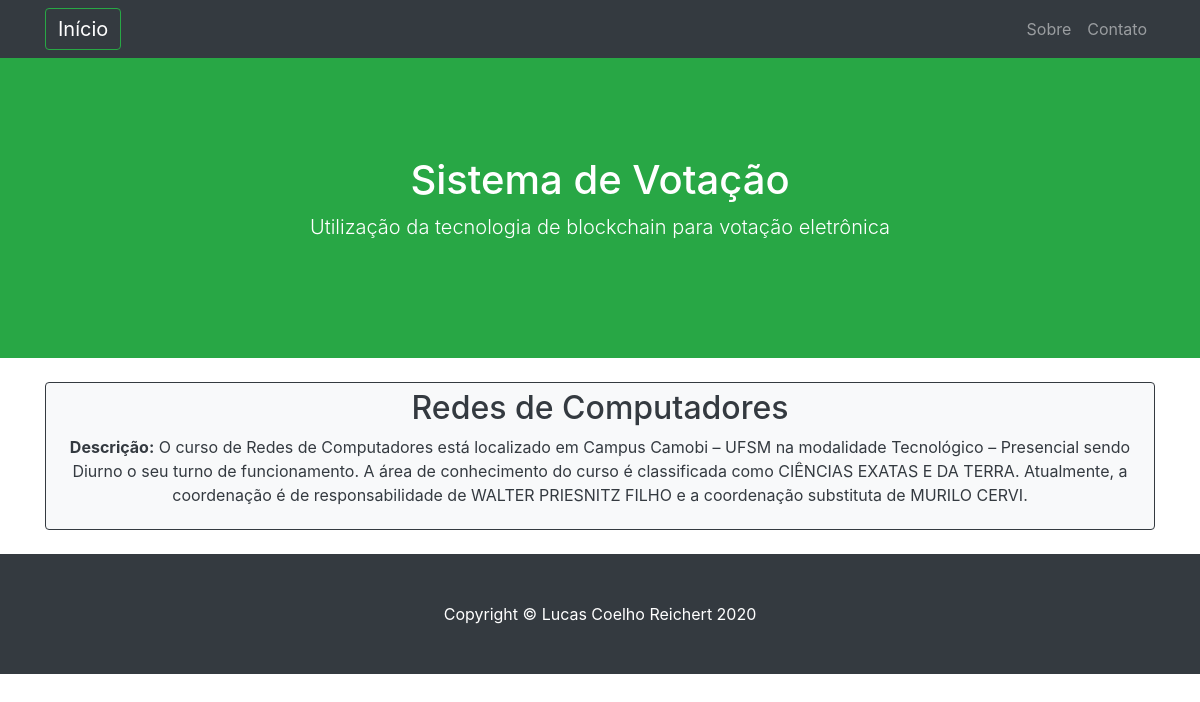
/cursos/consulta/, run on the app's committed database.
### cursos/models.py (models this page shows, shortened)
class Curso(models.Model):
    nome = models.CharField(max_length=100)
    descricao = models.CharField(max_length=500)
    carga_horaria = models.IntegerField()
    centro = models.CharField(max_length=50) # pensar em criar uma tabela para o centro
    data = models.DateTimeField(default=timezone.now)

### cursos/views.py (the view)
# urls.py: path('consulta/', views.consulta, name='consulta_cursos'),
def consulta(request): # Listagem dos cursos criados
    cursos = Curso.objects.filter().order_by('nome') #buscar os cursos no banco e ordenar pelo nome
    return render(request, 'cursos/consulta.html', {'cursos': cursos}) #chamar o template de consulta, passando a lista de cursos como parâmetro

### cursos/templates/cursos/consulta.html
{% extends 'base.html' %}
{% block content %}
    {% for curso in cursos %}
        <a method="POST" class="btn btn-light btn-block btn-outline-dark" href="{% url 'edicao_cursos' pk=curso.pk %}"><div>
            <h2> {{ curso.nome }}</h2>
            <p><b>Descrição:</b> {{ curso.descricao}}</p>
        </div></a>
    {% endfor %}
{% endblock %}

### data on the page
Curso: nome "Redes de Computadores", descricao "O curso de Redes de Computadores está localizado em Campus Camobi – UFSM na modalidade Tecnológico – Presencial sendo Diurno o seu turno de funcionamento. A área de conhecimento do curso é classificada como CIÊNCIAS EXATAS E DA TERRA. Atualmente, a coordenação é de responsabilidade de WALTER PRIESNITZ FILHO e a coordenação substituta de MURILO CERVI."
